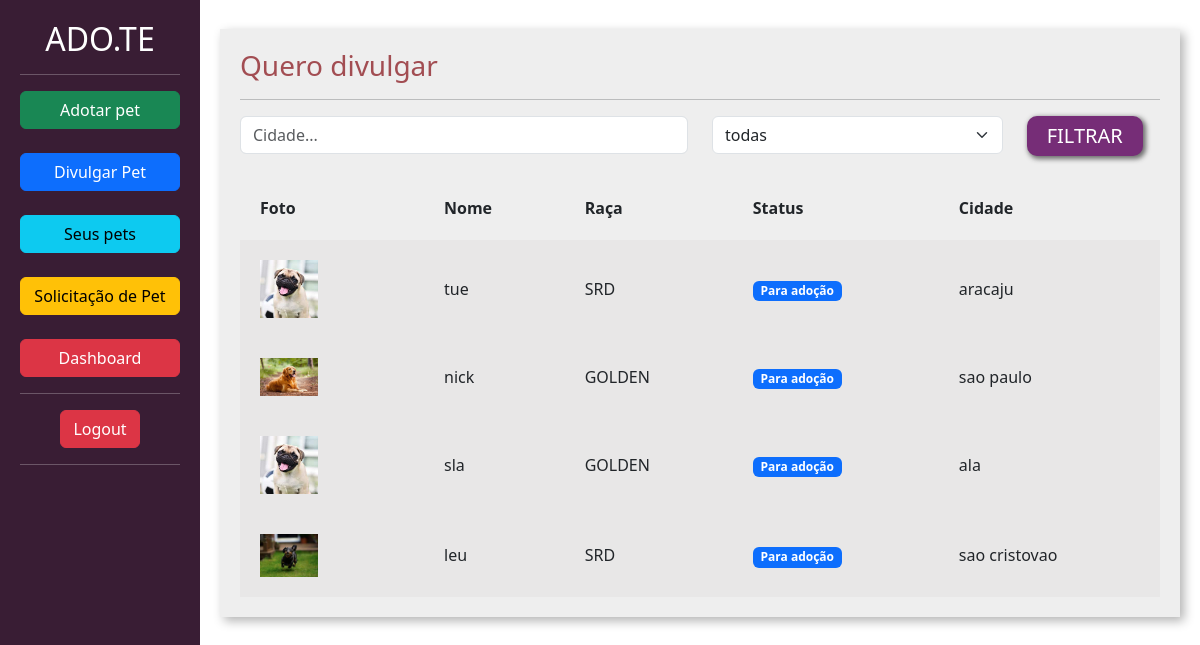
The page /adotar/ (signed in) on the database its author committed.
### divulgar/models.py (models this page shows, shortened)
class Pet(models.Model):
    choices_status = (('P', 'Para adoção'),
                      ('A', 'Adotado'))
    usuario = models.ForeignKey(User, on_delete=models.DO_NOTHING)
    foto = models.ImageField(upload_to="fotos_pets")
    nome = models.CharField(max_length=100)
    descricao = models.TextField()
    estado = models.CharField(max_length=50)
    cidade = models.CharField(max_length=50)
    telefone = models.CharField(max_length=50)
    tags = models.ManyToManyField(Tag)
    raca = models.ForeignKey(Raca, on_delete=models.DO_NOTHING)
    status = models.CharField(max_length=1, choices=choices_status, default='P')

class Raca(models.Model):
    raca = models.CharField(max_length=50)
    def __str__(self):
        return self.raca

### adotar/views.py (the view)
# urls.py: path('', views.listar_pets, name="listar_pets"),
@login_required
def listar_pets(request):
    if request.method == "GET":
        pets = Pet.objects.filter(status="P")
        racas = Raca.objects.all()
        cidade = request.GET.get('cidade')
        raca_filter = request.GET.get('raca')
        if cidade:
            pets = pets.filter(cidade__icontains=cidade)
        if raca_filter == 'todas':
            raca_filter = Raca.objects.all()
        elif raca_filter:
            pets = pets.filter(raca__id=raca_filter)
            raca_filter = Raca.objects.get(id=raca_filter)
        return render(request, 'listar_pets.html', {'pets': pets, 'racas': racas, 'cidade': cidade, 'raca_filter': raca_filter})

### adotar/templates/listar_pets.html (shortened to what this page needs)
{% load static %}
<!doctype html>
<html lang="pt-BR">
    <head>
    <link href="https://cdn.jsdelivr.net/npm/bootstrap@5.3.0-alpha1/dist/css/bootstrap.min.css" rel="stylesheet">
    <link href="{% static 'usuarios/css/cadastro.css' %}" rel="stylesheet">
    <link href="{% static 'divulgar/css/novo_pet.css' %}" rel="stylesheet">
    <link href="{% static 'divulgar/css/seus_pet.css' %}" rel="stylesheet">
    <link href="{% static 'adotar/css/listar_pets.css' %}" rel="stylesheet">
    </head>
    <body>
        <div class="container-fluid">
            <div class="row">
                <div class="col-md-2 bg-side sidebar">
                    <h2>ADO.TE</h2>
                    <hr>
                    <a class="btn btn-success col-12" href="/adotar/">Adotar pet</a><br><br>
                    <a class="btn btn-primary col-12" href="/divulgar/novo_pet/">Divulgar Pet</a><br><br>
                    <a class="btn btn-info col-12" href="/divulgar/seus_pets/">Seus pets</a><br><br>
                    <a class="btn btn-warning col-12" href="/divulgar/ver_pedido_adocao/">Solicitação de Pet</a><br><br>
                    <a class="btn btn-danger col-12" href="/divulgar/dashboard/">Dashboard</a>
                    <hr>
                    <a href=" {% url 'sair' %}" class="btn btn-danger">Logout</a>
                    <hr>
                </div>
                <div class="col-md">
                    <div class="wrapper">
                        <div class="box width80">
                            <h3 class="font-vinho">Quero divulgar</h3>
                            <hr>
                            <form action=" {% url 'listar_pets' %}" method="GET">
                                <div class="row">
                                    <div class="col-md-6">
                                        <input type="text" placeholder="Cidade..." value="{% if cidade %}{{cidade}}{% endif %}" name="cidade" class="form-control">
                                    </div>
                                    <div class="col-md-4">
                                        <select class="form-select" name="raca">
                                            <option value="todas">todas</option>
                                        </select>
                                    </div>
                                    <div class="col-md-2">
                                        <input type="submit" class="btn-custom-secondary" value="FILTRAR">
                                    </div>
                                </div>
                            </form>
                             <table class="tabela" cellpadding="20">
                                <tr>
                                    <th>Foto</th>
                                    <th>Nome</th>
                                    <th>Raça</th>
                                    <th>Status</th>
                                    <th>Cidade</th>
                                </tr>
                                {% for pet in pets%}
                                    <tr class="tabela-linha">
                                        <td width="20%">
                                            <a href="{% url 'ver_pet' pet.id %}"> <img width="40%" src="{{pet.foto.url}}"></a>
                                        </td>
                                        <td>
                                            {{pet.nome}}
                                        </td>
                                        <td>
                                            {{pet.raca}}
                                        </td>
                                        <td>
                                            {% if pet.status == "P" %}
                                                <span class="badge text-bg-primary">Para adoção</span>
                                            {% elif pet.status == "A" %}
                                                <span class="badge text-bg-success">Adotado</span>
                                            {% endif%}
                                        </td>
                                        <td>
                                            {{pet.cidade}}
                                        </td>
                                    </tr>
                                {% endfor %}
                            </table>
                        </div>
                    </div>
                </div>
            </div>
        </div>
    </body>
</html>

### templates/static/usuarios/css/cadastro.css (style rules this page uses)
.bg-side { background-color: #391D34; color: white; height: 100vh; }

### templates/static/divulgar/css/novo_pet.css (style rules this page uses)
.sidebar { text-align: center; padding: 20px; }
.wrapper { margin-top: 3%; display: flex; flex-direction: row; justify-content: center; align-items: center; }
.box { padding:20px; width: 50vw; background: rgb(238, 238, 238); box-shadow: 4px 4px 10px rgba(0,0,0,.3); }
.font-vinho { color: #A24D52; }

### templates/static/divulgar/css/seus_pet.css (style rules this page uses)
.width80 { width: 80vw; }
.tabela { width: 100%; margin-top: 20px; }
.tabela-linha { background-color: #e8e7e7; }

### templates/static/adotar/css/listar_pets.css (style rules this page uses)
.btn-custom-secondary { background-color: #762D77; border: none; box-shadow: 2px 2px 5px 1px rgb(108, 108, 108); color: white; font-size: 20px; padding: 5px 20px 5px 20px; border-radius: 10px; }

### rows shown on the page
Pet: foto (picture), nome "tue", raca "SRD", status "Para adoção", cidade "aracaju"
Pet: foto (picture), nome "nick", raca "GOLDEN", status "Para adoção", cidade "sao paulo"
Pet: foto (picture), nome "sla", raca "GOLDEN", status "Para adoção", cidade "ala"
Pet: foto (picture), nome "leu", raca "SRD", status "Para adoção", cidade "sao cristovao"
